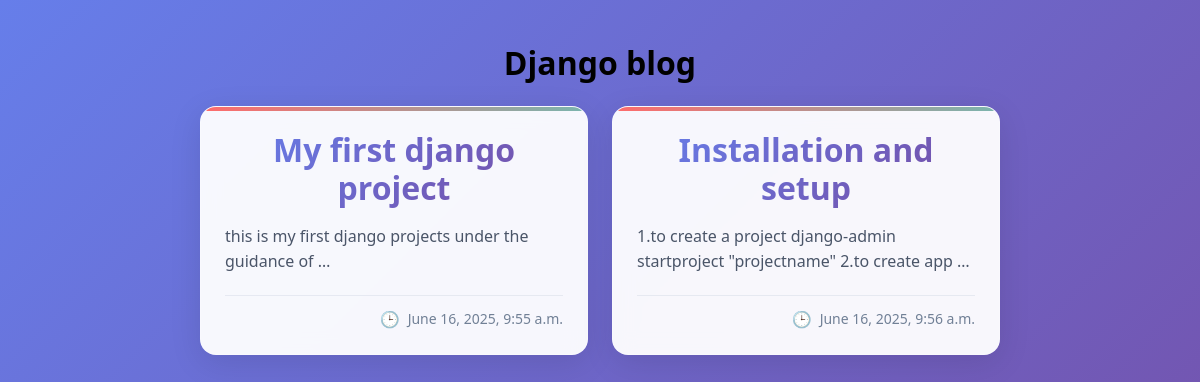
The page / on the database its author committed.
### posts/models.py (models this page shows)
class Post(models.Model):
    title=models.CharField(max_length=100)
    body=models.CharField(max_length=1000)
    time=models.DateTimeField(default=datetime.now,blank=True)

### posts/views.py (the view)
# urls.py: path('', views.index,name='index'),
def index(request):
    posts=Post.objects.all()
    return render(request,'index.html',{'posts':posts})

### templates/index.html (shortened to what this page needs)
<!DOCTYPE html>
<html lang="en">
<head>
</head>
<body>
     <h1 style="text-align:center;"> Django blog </h1>
    <div class="posts-container">
        {% for post in posts %}
        <div class="post-card">
              <a href="post/{{post.id}}/" style="text-decoration:none;">
                <h1 class="post-title">{{post.title}}</h1>
            <div class="post-body">
                {{post.body|truncatewords:10}}
            </div>
            <div class="post-time">{{post.time}}</div></a>
        </div>
      {% endfor %}
    </div>
</body>
</html>

### templates/index.html (style rules this page uses)
body { font-family: 'Segoe UI', Tahoma, Geneva, Verdana, sans-serif; background: linear-gradient(135deg, #667eea 0%, #764ba2 100%); margin: 0; padding: 20px; min-height: 100vh; }
.posts-container { max-width: 800px; margin: 0 auto; display: grid; gap: 24px; grid-template-columns: repeat(auto-fit, minmax(350px, 1fr)); }
.post-card { background: rgba(255, 255, 255, 0.95); backdrop-filter: blur(10px); border-radius: 16px; box-shadow: 0 8px 32px rgba(0, 0, 0, 0.1); padding: 24px; transition: all 0.3s ease; border: 1px solid rgba(255, 255, 255, 0.2); position: relative; overflow: hidden; }
.post-card::before { content: ''; position: absolute; top: 0; left: 0; right: 0; height: 4px; background: linear-gradient(90deg, #ff6b6b, #4ecdc4, #45b7d1, #96ceb4); background-size: 400% 400%; animation: gradientShift 8s ease infinite; }
.post-title { font-size: 2rem; font-weight: 700; color: #2c3e50; margin: 0 0 16px 0; text-align: center; background: linear-gradient(135deg, #667eea, #764ba2); -webkit-background-clip: text; -webkit-text-fill-color: transparent; background-clip: text; line-height: 1.2; }
.post-body { color: #4a5568; line-height: 1.6; margin-bottom: 20px; font-size: 1rem; }
.post-time { color: #718096; font-size: 0.875rem; text-align: right; font-weight: 500; padding-top: 12px; border-top: 1px solid rgba(160, 174, 192, 0.2); display: flex; align-items: center; justify-content: flex-end; gap: 8px; right:0; bottom:0; }
.post-time::before { content: '🕒'; font-size: 1rem; }
.post-card { animation: fadeInUp 0.6s ease forwards; opacity: 0; transform: translateY(30px); }
.post-card:nth-child(1) { animation-delay: 0.1s; }
.post-card:nth-child(2) { animation-delay: 0.2s; }

### rows shown on the page
Post: title "My first django project", body "this is my first django projects under the guidance of …", time "June 16, 2025, 9:55 a.m."
Post: title "Installation and setup", body "1.to create a project django-admin startproject \"projectname\" 2.to create app …", time "June 16, 2025, 9:56 a.m."
